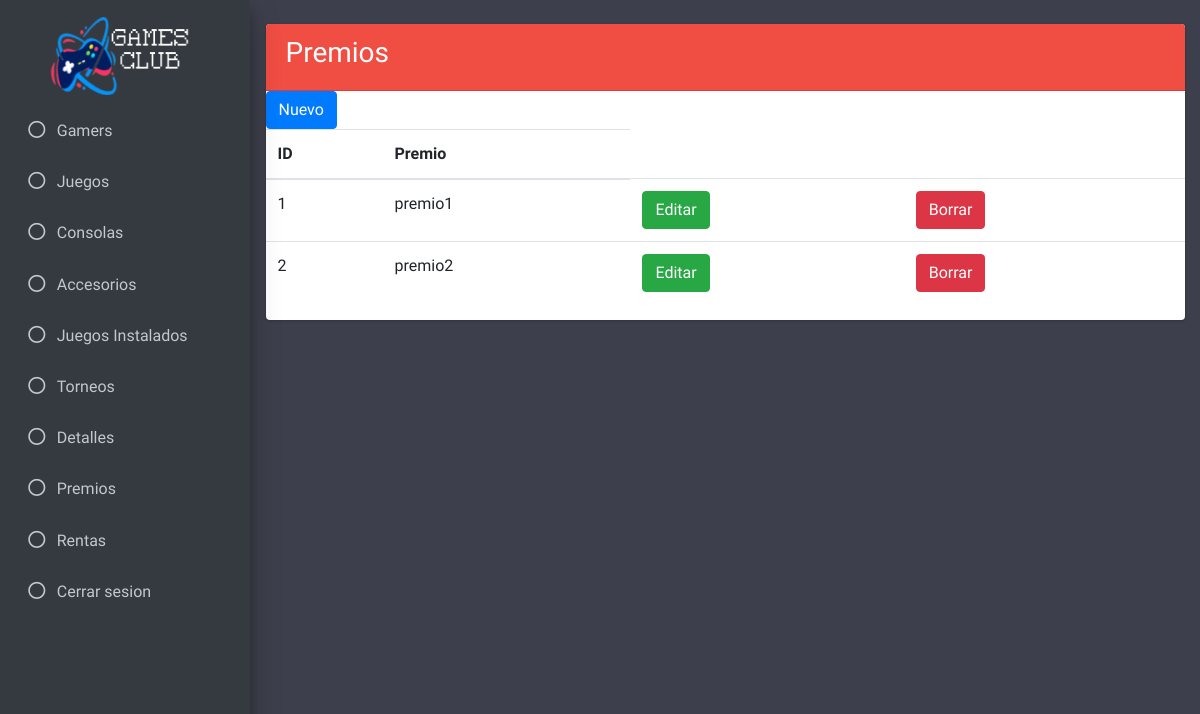
Page /vistas/admin_cPremio.php (signed in) on the earlier database version.
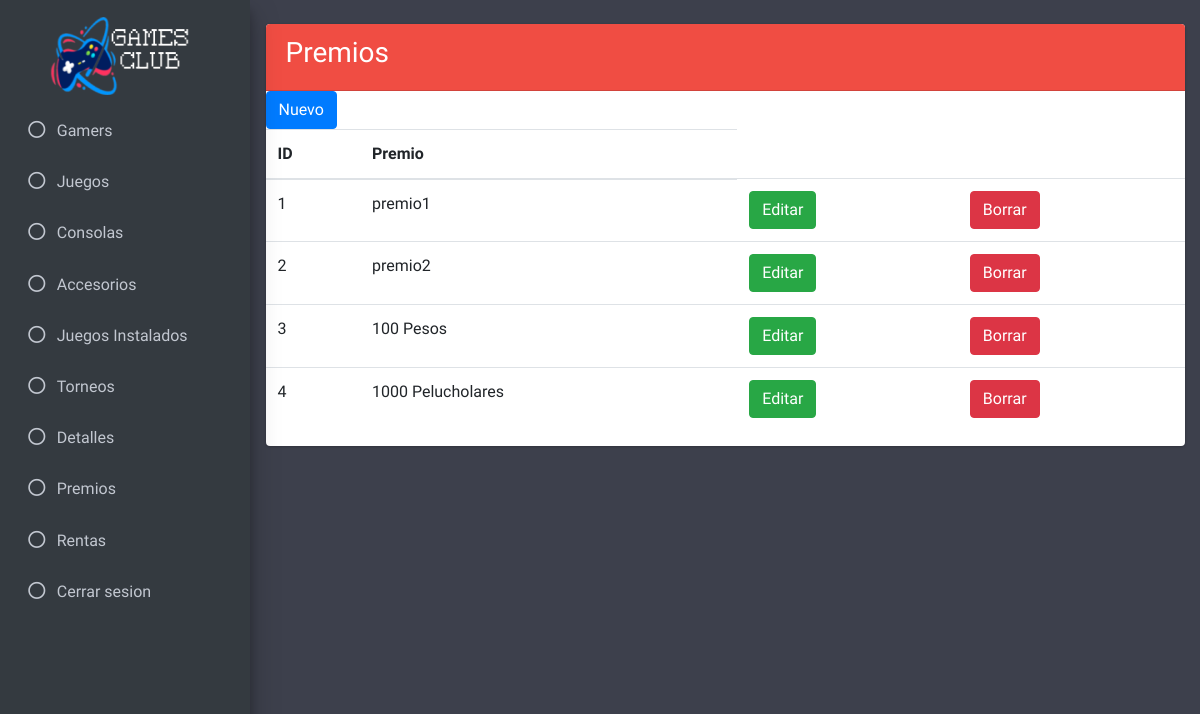
Same page on the later database version.
### tables this page shows
CREATE TABLE `premio` (
  `id_premio` int(11) NOT NULL,
  `premio` varchar(45) NOT NULL
);

### modelos/selectTables.php (called while the page is built, shortened)
<?php
  include_once "../controladores/conexion.php";
  $getAdminPremio = $BD -> query("SELECT id_premio, premio FROM premio");
  $resultadoAdminPremio = $getAdminPremio -> fetchAll(PDO::FETCH_OBJ);
?>

### vistas/admin_cPremio.php (the view, shortened to what the changed rows need)
<?php
include_once '../modelos/selectTables.php';
?>
<!DOCTYPE html>
<html>
<head>
  <link rel="stylesheet" href="plugins/fontawesome-free/css/all.min.css">
  <link rel="stylesheet" href="https://code.ionicframework.com/ionicons/2.0.1/css/ionicons.min.css">
  <link rel="stylesheet" href="plugins/tempusdominus-bootstrap-4/css/tempusdominus-bootstrap-4.min.css">
  <link rel="stylesheet" href="plugins/icheck-bootstrap/icheck-bootstrap.min.css">
  <link rel="stylesheet" href="plugins/jqvmap/jqvmap.min.css">
  <link rel="stylesheet" href="css/adminlte.min.css">
  <link rel="stylesheet" href="plugins/overlayScrollbars/css/OverlayScrollbars.min.css">
  <link rel="stylesheet" href="plugins/daterangepicker/daterangepicker.css">
  <link rel="stylesheet" href="plugins/summernote/summernote-bs4.css">
</head>
<body class="hold-transition sidebar-mini layout-fixed" style="background-color: #3D404C">
  <div class="wrapper">
    <div class="content-wrapper" style="background-color: #3D404C;">
      <br>
      <section class="content">
        <div class="container-fluid">
          <div class="row">
            <div class="col-md-12">
              <div class="card card-primary">
                <form class="" action="editPremio.php" method="post">
                  <div class="crudAdmin" align="center">
                    <table class="table table-hover">
                      <thead>
                        <tr>
                          <th>ID</th>
                          <th>Premio</th>
                        </tr>
                      </thead>
                      <tbody>
                        <?php foreach ($resultadoAdminPremio as $resultadoAdminPremio){ ?>
                        <?php $identificador = $resultadoAdminPremio -> id_premio ?>
                        <tr>
                          <td><?php echo $resultadoAdminPremio -> id_premio ?></td>
                          <td><?php echo $resultadoAdminPremio -> premio ?></td>
                        <td>
                        <form action="editPremio.php" method="post">
                        <button class="btn btn-success" type="submit" name="editar"
                        value="<?php echo htmlspecialchars($identificador); ?>">Editar
                        </button>
                        </form>
                        </td>
                        <td>
                        <form method="post" action="../controladores/borrar_Premio.php">
                        <button type="submit" class="btn btn-danger" name="id"
                        value="<?php echo htmlspecialchars($identificador); ?>">Borrar
                        </button>
                        </form>
                        </td>
                        </tr>
                        <?php } ?>
                      </tbody>
                    </table>
                  </div>
                </form>
            </div>
          </div>
        </div>
      </div>
    </section>
  </div>
</body>
    </html>

Differences in the rows shown:
added premio: id_premio "3", premio "100 Pesos"
added premio: id_premio "4", premio "1000 Pelucholares"
